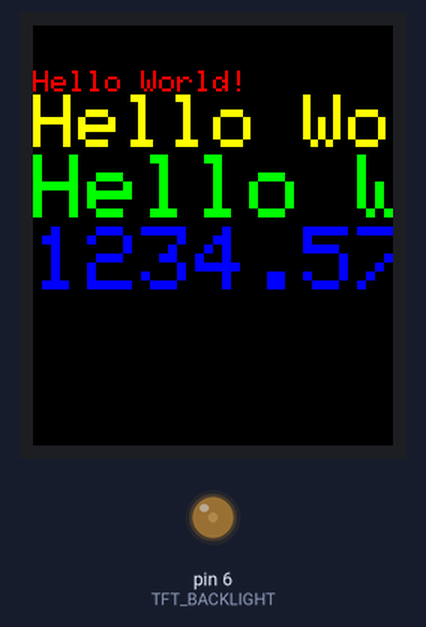
The sketch below on a simulated Arduino Uno, built with avr-gcc and run on an emulated ATmega328P. Shown: 240×280 colour display, output pins drawn as LEDs (lit = HIGH). What the sketch prints to the serial monitor is not drawn.

Above: at 0.3 s.

Measured:
- what the display in image 0 shows lasts 0.5 s, from 0.2 s to 0.7 s

The sketch:

arduino_st7789_adafruit_demo.ino
```cpp
#include <Adafruit_GFX.h>    // Core graphics library
#include <Adafruit_ST7789.h> // Hardware-specific library for ST7789
#include <SPI.h>

#define TFT_CS        10
#define TFT_RST        9 // Or set to -1 and connect to Arduino RESET pin
#define TFT_DC         8
#define TFT_BACKLIGHT  6

Adafruit_ST7789 tft = Adafruit_ST7789(TFT_CS, TFT_DC, TFT_RST);


void setup(void) {
  Serial.begin(9600);
  Serial.print(F("Hello! ST77xx TFT Test"));
  tft.init(240, 280);           // Init ST7789 280x240

  pinMode(TFT_BACKLIGHT, OUTPUT);
  analogWrite(TFT_BACKLIGHT, 40);

  Serial.println(F("Initialized"));
}

void loop() {
  tft.fillScreen(ST77XX_BLACK);
  tft.setTextWrap(false);
  tft.setCursor(0, 30);
  tft.setTextColor(ST77XX_RED);
  tft.setTextSize(2);
  tft.println("Hello World!");
  tft.setTextColor(ST77XX_YELLOW);
  tft.setTextSize(5);
  tft.println("Hello World!");
  tft.setTextColor(ST77XX_GREEN);
  tft.setTextSize(6);
  tft.println("Hello World!");
  tft.setTextColor(ST77XX_BLUE);
  tft.setTextSize(6);
  tft.print(1234.567);
  delay(500);
}
```
